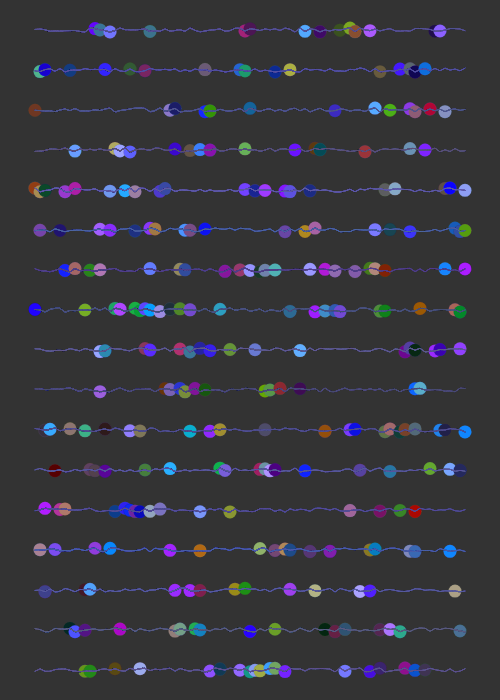
Frame 1 (no input)
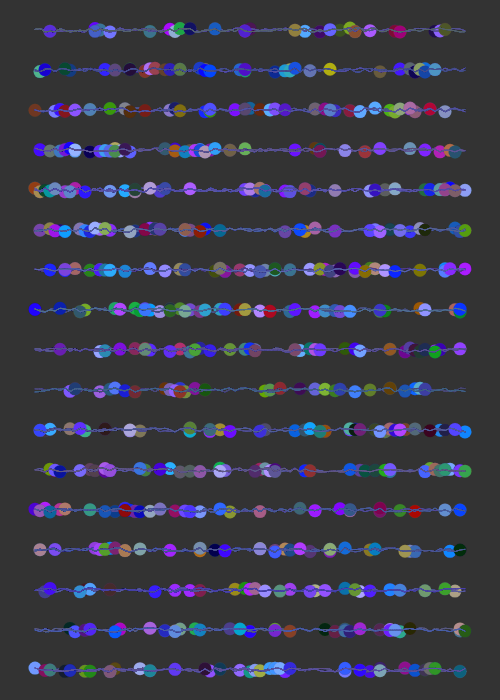
Frame 2 (the mouse pressed at the canvas centre, redrawn once)

The p5.js sketch that drew these frames (run headless with seeded random() and noise() and a simulated clock; the mouse was pressed at the canvas centre and the sketch redrawn once):

// p5.js sketch
// ── sketch.js
function setup() {
  createCanvas(500, 700);
  background("#333");
}

function draw() {
  // Loop over the Y-coordinates
  for (let i = 1.5; i < 500; i += 2) {
    noFill();
    // Begin shape for curve vertex
    beginShape();
    strokeWeight(0.1);
    // Initial x, y coordinates
    let xLabel = 0;
    let yLabel = 0;
    // Loop over the Y-coordinates
    for (let j = 5; j < 680; j += 5) {
      // Add random colors
      randomColor = color(random(255), random(255), random(255));
      stroke(randomColor);
      // increment the values of x,y coordinates
      xLabel = 30 + j;
      yLabel = i * 20 + random(-2, 2);
      // Create curved lines
      if (xLabel < 470 && yLabel < 680) {
        noFill();
        curveVertex(xLabel, yLabel);
        noFill();
      }
      endShape();
      colorMode(RGB, 360, 360, 200);
      // Create random ellipses
      if (random(1) < 0.2 && xLabel < 470 && yLabel < 680) {
        randomColor = color(random(255), random(255), random(255));
        fill(randomColor);
        ellipse(xLabel, yLabel, 13, 13);
        noFill();
      }

      noLoop();
    }
  }
}
